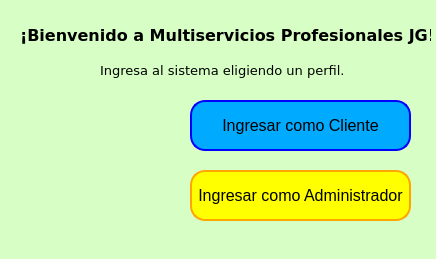
<?xml version="1.0" encoding="UTF-8"?>
<ui version="4.0">
 <class>Form</class>
 <widget class="QWidget" name="Form">
  <property name="geometry">
   <rect>
    <x>0</x>
    <y>0</y>
    <width>436</width>
    <height>259</height>
   </rect>
  </property>
  <property name="windowTitle">
   <string>Multiservicios Profesionales JG</string>
  </property>
  <property name="styleSheet">
   <string notr="true">background-color: rgb(215, 255, 197);</string>
  </property>
  <widget class="QLabel" name="label">
   <property name="geometry">
    <rect>
     <x>20</x>
     <y>0</y>
     <width>411</width>
     <height>71</height>
    </rect>
   </property>
   <property name="font">
    <font>
     <family>Verdana</family>
     <pointsize>12</pointsize>
     <italic>false</italic>
     <bold>true</bold>
    </font>
   </property>
   <property name="styleSheet">
    <string notr="true">font: 700 12pt &quot;Verdana&quot;;</string>
   </property>
   <property name="text">
    <string>¡Bienvenido a Multiservicios Profesionales JG!</string>
   </property>
  </widget>
  <widget class="QPushButton" name="btn_admin">
   <property name="geometry">
    <rect>
     <x>190</x>
     <y>170</y>
     <width>221</width>
     <height>51</height>
    </rect>
   </property>
   <property name="font">
    <font>
     <pointsize>12</pointsize>
    </font>
   </property>
   <property name="styleSheet">
    <string notr="true">background-color: rgb(255, 255, 0);
border: 2px solid orange;
border-radius: 15px;
</string>
   </property>
   <property name="text">
    <string>Ingresar como Administrador</string>
   </property>
  </widget>
  <widget class="QPushButton" name="btn_cliente">
   <property name="geometry">
    <rect>
     <x>190</x>
     <y>100</y>
     <width>221</width>
     <height>51</height>
    </rect>
   </property>
   <property name="font">
    <font>
     <pointsize>12</pointsize>
    </font>
   </property>
   <property name="styleSheet">
    <string notr="true">background-color: rgb(0, 170, 255);
border: 2px solid blue;
border-radius: 15px;</string>
   </property>
   <property name="text">
    <string>Ingresar como Cliente</string>
   </property>
  </widget>
  <widget class="QLabel" name="label_2">
   <property name="geometry">
    <rect>
     <x>20</x>
     <y>100</y>
     <width>161</width>
     <height>131</height>
    </rect>
   </property>
   <property name="text">
    <string/>
   </property>
   <property name="pixmap">
    <pixmap>logoJG.png</pixmap>
   </property>
   <property name="scaledContents">
    <bool>true</bool>
   </property>
  </widget>
  <widget class="QLabel" name="label_3">
   <property name="geometry">
    <rect>
     <x>100</x>
     <y>50</y>
     <width>271</width>
     <height>41</height>
    </rect>
   </property>
   <property name="font">
    <font>
     <family>Verdana</family>
     <pointsize>10</pointsize>
     <italic>false</italic>
     <bold>false</bold>
    </font>
   </property>
   <property name="styleSheet">
    <string notr="true">font: 10pt &quot;Verdana&quot;;</string>
   </property>
   <property name="text">
    <string>Ingresa al sistema eligiendo un perfil.</string>
   </property>
  </widget>
 </widget>
 <resources/>
 <connections/>
</ui>
